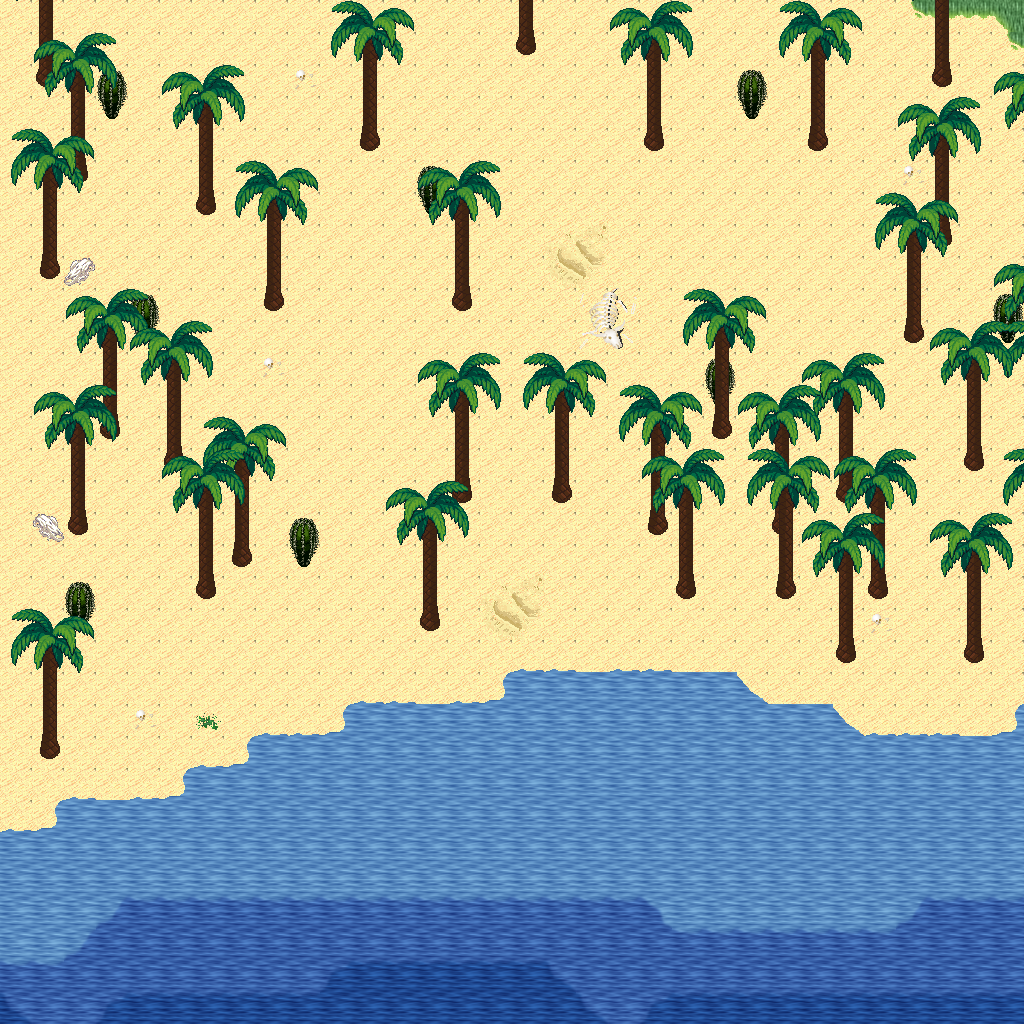

Below is a game level as drawn by its tile map, then a one-line description and the .tmx that defines it (tile-layer data replaced by summaries):
An orthogonal 32x32 tile map with 32x32 px tiles, 5 tile layers (Ground, Objects, Objects2, Above, ...), 1 hidden layer not drawn, 27 tilesets.

<map version="1.10" tiledversion="1.11.0" orientation="orthogonal" renderorder="right-down" width="32" height="32" tilewidth="32" tileheight="32" infinite="0" nextlayerid="11" nextobjectid="1">
 <tileset firstgid="1" name="logic_collision" tilewidth="32" tileheight="32" tilecount="1" columns="1">
  <image source="../drawable/logic_collision.png" width="32" height="32" />
 </tileset>
 <tileset firstgid="2" name="ground_ground" tilewidth="32" tileheight="32" tilecount="33" columns="3">
  <image source="../drawable/ground_ground.png" width="96" height="352" />
 </tileset>
 <tileset firstgid="35" name="ground_water_pool" tilewidth="32" tileheight="32" tilecount="72" columns="3">
  <image source="../drawable/ground_water_pool.png" width="96" height="768" />
 </tileset>
 <tileset firstgid="107" name="ground_water_pool_corners" tilewidth="32" tileheight="32" tilecount="72" columns="3">
  <image source="../drawable/ground_water_pool_corners.png" width="96" height="768" />
 </tileset>
 <tileset firstgid="179" name="ground_grass_edges" tilewidth="32" tileheight="32" tilecount="36" columns="12">
  <image source="../drawable/ground_grass_edges.png" width="384" height="96" />
 </tileset>
 <tileset firstgid="215" name="plant_grasses" tilewidth="32" tileheight="32" tilecount="6" columns="3">
  <image source="../drawable/plant_grasses.png" width="96" height="64" />
 </tileset>
 <tileset firstgid="221" name="ground_grass_corners" tilewidth="32" tileheight="32" tilecount="24" columns="6">
  <image source="../drawable/ground_grass_corners.png" width="192" height="128" />
 </tileset>
 <tileset firstgid="245" name="plant_flower_daisy_white" tilewidth="32" tileheight="32" tilecount="8" columns="2">
  <image source="../drawable/plant_flower_daisy_white.png" width="64" height="128" />
 </tileset>
 <tileset firstgid="253" name="item_corpse_huge_animal" tilewidth="32" tileheight="32" tilecount="16" columns="2">
  <image source="../drawable/item_corpse_huge_animal.png" width="64" height="256" />
 </tileset>
 <tileset firstgid="269" name="plant_cactus" tilewidth="32" tileheight="32" tilecount="2" columns="1">
  <image source="../drawable/plant_cactus.png" width="32" height="64" />
 </tileset>
 <tileset firstgid="271" name="item_corpse_skull_pale" tilewidth="32" tileheight="32" tilecount="2" columns="2">
  <image source="../drawable/item_corpse_skull_pale.png" width="64" height="32" />
 </tileset>
 <tileset firstgid="273" name="logic_creature_animal" tilewidth="32" tileheight="32" tilecount="32" columns="8">
  <image source="../drawable/logic_creature_animal.png" width="256" height="128" />
 </tileset>
 <tileset firstgid="305" name="logic_creature_golem" tilewidth="32" tileheight="32" tilecount="4" columns="4">
  <image source="../drawable/logic_creature_golem.png" width="128" height="32" />
 </tileset>
 <tileset firstgid="309" name="logic_creature_elemental" tilewidth="32" tileheight="32" tilecount="16" columns="8">
  <image source="../drawable/logic_creature_elemental.png" width="256" height="64" />
 </tileset>
 <tileset firstgid="325" name="ground_water_pool_deep" tilewidth="32" tileheight="32" tilecount="72" columns="3">
  <image source="../drawable/ground_water_pool_deep.png" width="96" height="768" />
 </tileset>
 <tileset firstgid="397" name="plant_tree_palm_trees" tilewidth="32" tileheight="32" tilecount="40" columns="4">
  <image source="../drawable/plant_tree_palm_trees.png" width="128" height="320" />
 </tileset>
 <tileset firstgid="437" name="building_roof_straw" tilewidth="32" tileheight="32" tilecount="20" columns="5">
  <image source="../drawable/building_roof_straw.png" width="160" height="128" />
 </tileset>
 <tileset firstgid="457" name="item_sign_large" tilewidth="32" tileheight="32" tilecount="15" columns="5">
  <image source="../drawable/item_sign_large.png" width="160" height="96" />
 </tileset>
 <tileset firstgid="472" name="item_campfires" tilewidth="32" tileheight="32" tilecount="2" columns="2">
  <image source="../drawable/item_campfires.png" width="64" height="32" />
 </tileset>
 <tileset firstgid="474" name="item_firewood" tilewidth="32" tileheight="32" tilecount="12" columns="3">
  <image source="../drawable/item_firewood.png" width="96" height="128" />
 </tileset>
 <tileset firstgid="486" name="logic_item_corn" tilewidth="32" tileheight="32" tilecount="5" columns="5">
  <image source="../drawable/logic_item_corn.png" width="160" height="32" />
 </tileset>
 <tileset firstgid="491" name="plant_tree_umbrella_thorn" tilewidth="32" tileheight="32" tilecount="18" columns="6">
  <image source="../drawable/plant_tree_umbrella_thorn.png" width="192" height="96" />
 </tileset>
 <tileset firstgid="509" name="logic_item_fruits" tilewidth="32" tileheight="32" tilecount="16" columns="8">
  <image source="../drawable/logic_item_fruits.png" width="256" height="64" />
 </tileset>
 <tileset firstgid="525" name="ground_sand_2" tilewidth="32" tileheight="32" tilecount="15" columns="5">
  <image source="../drawable/ground_sand_2.png" width="160" height="96" />
 </tileset>
 <tileset firstgid="540" name="ground_sand_1" tilewidth="32" tileheight="32" tilecount="10" columns="2">
  <image source="../drawable/ground_sand_1.png" width="64" height="160" />
 </tileset>
 <tileset firstgid="550" name="logic_creature_reptile" tilewidth="32" tileheight="32" tilecount="7" columns="7">
  <image source="../drawable/logic_creature_reptile.png" width="224" height="32" />
 </tileset>
 <tileset firstgid="557" name="logic_creature_human_cannibal" tilewidth="32" tileheight="32" tilecount="4" columns="4">
  <image source="../drawable/logic_creature_human_cannibal.png" width="128" height="32" />
 </tileset>
 <layer id="1" name="Ground" width="32" height="32">
  <data>[1024 cells, 1024 non-empty, 17 distinct tile ids]</data>
 </layer>
 <layer id="2" name="Objects" width="32" height="32">
  <data>[1024 cells, 94 non-empty, 11 distinct tile ids]</data>
 </layer>
 <layer id="3" name="Objects2" width="32" height="32">
  <data>[1024 cells, 21 non-empty, 11 distinct tile ids]</data>
 </layer>
 <layer id="4" name="Above" width="32" height="32">
  <data>[1024 cells, 362 non-empty, 29 distinct tile ids]</data>
 </layer>
 <layer id="5" name="Above2" width="32" height="32">
  <data>[1024 cells, 69 non-empty, 18 distinct tile ids]</data>
 </layer>
 <layer id="6" name="Walkable" width="32" height="32" visible="0">
  <data>[1024 cells, 160 non-empty, 1 distinct tile ids]</data>
 </layer>
 <objectgroup id="7" name="Mapevents" />
 <objectgroup id="8" name="Spawn" />
 <objectgroup id="9" name="Keys" />
 <objectgroup id="10" name="Replace" />
</map>
